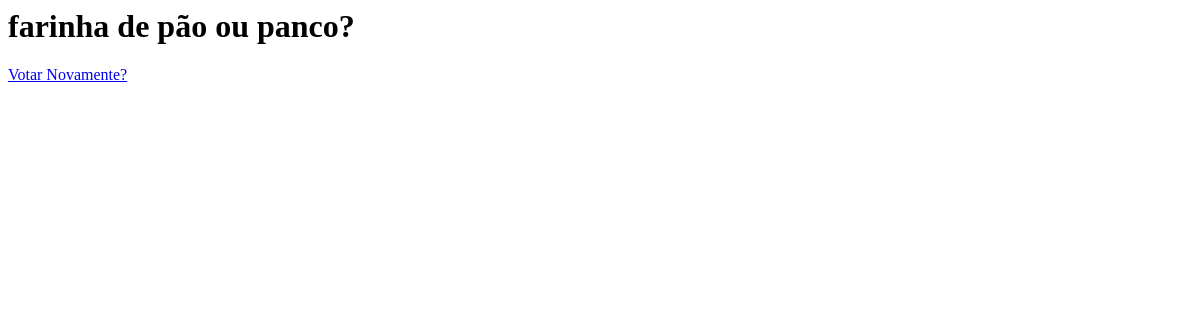
Page /enquete/7/resultados/ on the earlier database version.
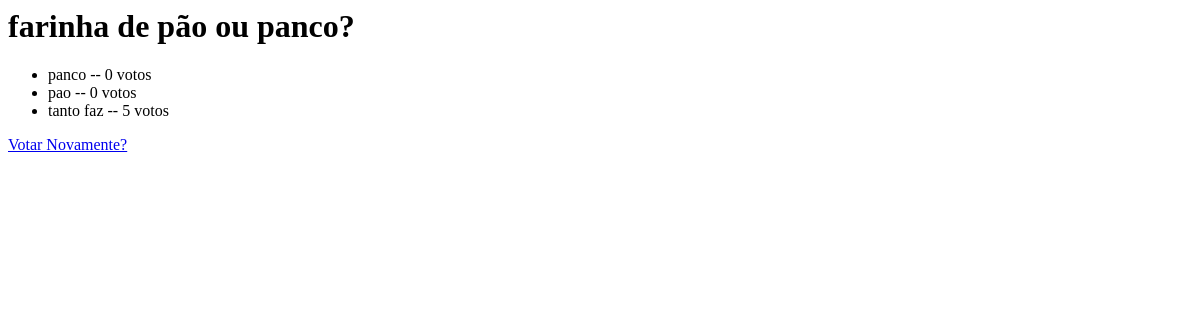
Same page on the later database version.
### enquete/models.py (models this page shows, shortened)
class Questao(models.Model):
    pergunta = models.CharField(max_length=200)
    data = models.DateField(auto_now_add=True)

class Resposta(models.Model):
    questao = models.ForeignKey(Questao, on_delete=models.CASCADE)
    resposta = models.CharField(max_length=200)
    votos = models.IntegerField(default=0)

### enquete/views.py (the view)
# urls.py: path("<int:questao_id>/resultados/", views.resultados, name="resultados"),
def resultados (request,questao_id):
    questao = get_object_or_404(Questao, pk=questao_id)
    return render(request, 'enquete/resultado.html', {'questao': questao})

### enquete/templates/enquete/resultado.html
<h1> {{ questao.pergunta }}</h1>
<ul>
{% for respostas in questao.resposta_set.all %}
    <li>{{ respostas.resposta }} -- {{ respostas.votos }}
    voto{{  respostas.votos|pluralize }}</li>
{% endfor%}
</ul>
<a href="{% url 'detalhe' questao.id%}"> Votar Novamente?</a>

Differences in the rows shown:
added Resposta: resposta "panco", votos "0"
added Resposta: resposta "pao", votos "0"
added Resposta: resposta "tanto faz", votos "5"
